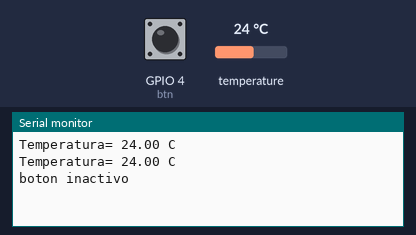
The sketch below on a simulated ESP32. Parts: the last lines printed to the serial monitor. The test bench sets the inputs (shaded band); at power-on: temperature 24 °C, GPIO 4 (btn) LOW.

Above: at 7.5 s.
7.6 s: temperature set to 12 °C
At 10.2 s:
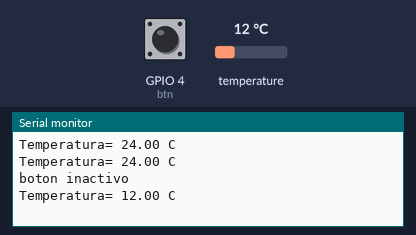
12.2 s: GPIO 4 (btn) pulled HIGH for 3 s
At 13.7 s:
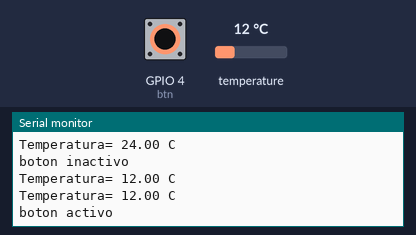
16.8 s: temperature set to 19 °C
At 19.5 s:
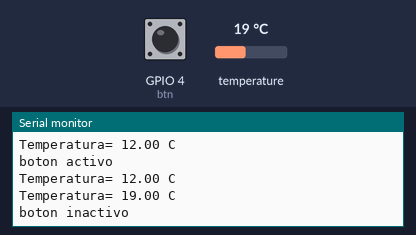
Timing chart, 0 to 21.0 s (numbered marks = the images above; inputs shaded):
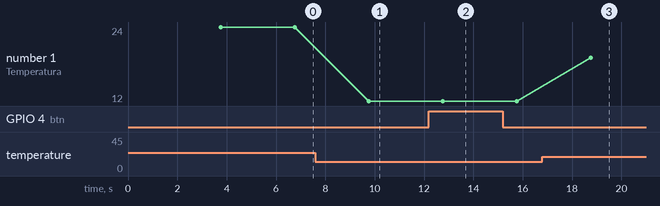

The sketch:

YICKER.ino
```cpp
/*
*Fundacion Kinal
*Centro Educativo Tecnico Laboral Kinal
*Electronica
*Grado: Quinto
*Seccion: A
*Cuerso: Taller de Electronica Digital y Reparacion de Computadoras I
*Nombre: Ricardo Estrada
*Carnet: 2019553
*Proyecto: Uso de interrupciones externas
*/
//Librerias
#include <Ticker.h> //Esta libreria permite hacer uso del timer
#include <OneWire.h>
#include <DallasTemperature.h>
#include <Wire.h>

//Directivas de preprocesador
#define btn 4

//Variables
volatile static bool estado_led;
float temperatura;

//Funciones de ISR
void ISR_temp(void);
void ISR_deteccion_btn(void);

//Constructor
Ticker ISR_obtener_temp(ISR_temp, 3000); //Cada 3 segundos obtiene la temperatura
Ticker ISR_obtener_btn(ISR_deteccion_btn, 6000); //Cada 3 segundos obtiene la temperatura
OneWire ourWire(6);  //Pin 5 para el sensor de temperatura
DallasTemperature sensor(&ourWire);

void setup() {
Serial.begin(19200);
ISR_obtener_temp.start(); //Iniciciando la interrupcion que se repetira cada N segundos
ISR_obtener_btn.start(); //Iniciciando la interrupcion que se repetira cada N segundos
sensor.begin();
}
void loop() {
  ISR_obtener_temp.update();
  ISR_obtener_btn.update();
}
void medicion(){
  sensor.requestTemperatures();   //Se envía el comando para leer la temperatura
  float temp = sensor.getTempCByIndex(0); //Se obtiene la temperatura en ºC
  Serial.print("Temperatura= ");
  Serial.print(temp);
  Serial.println(" C");
  }
void ISR_temp(){
   medicion();
}
void ISR_deteccion_btn(){
  bool estado_btn = digitalRead(btn);
  if(estado_btn == 1){
  Serial.println("boton activo");
}
if(estado_btn == 0){
  Serial.println("boton inactivo");
}
}
```

Measured:
- after the input at 7.6 s, the serial monitor: prints a new line after 2.2 s (image 1)
- after the input at 12.2 s, the serial monitor: prints a new line after 0.57 s (image 2)
- after the input at 16.8 s, the serial monitor: prints a new line after 2.0 s (image 3)
- plotted number 1: 24 → 12 after the input at 7.6 s, 12 → 19 after the input at 16.8 s
